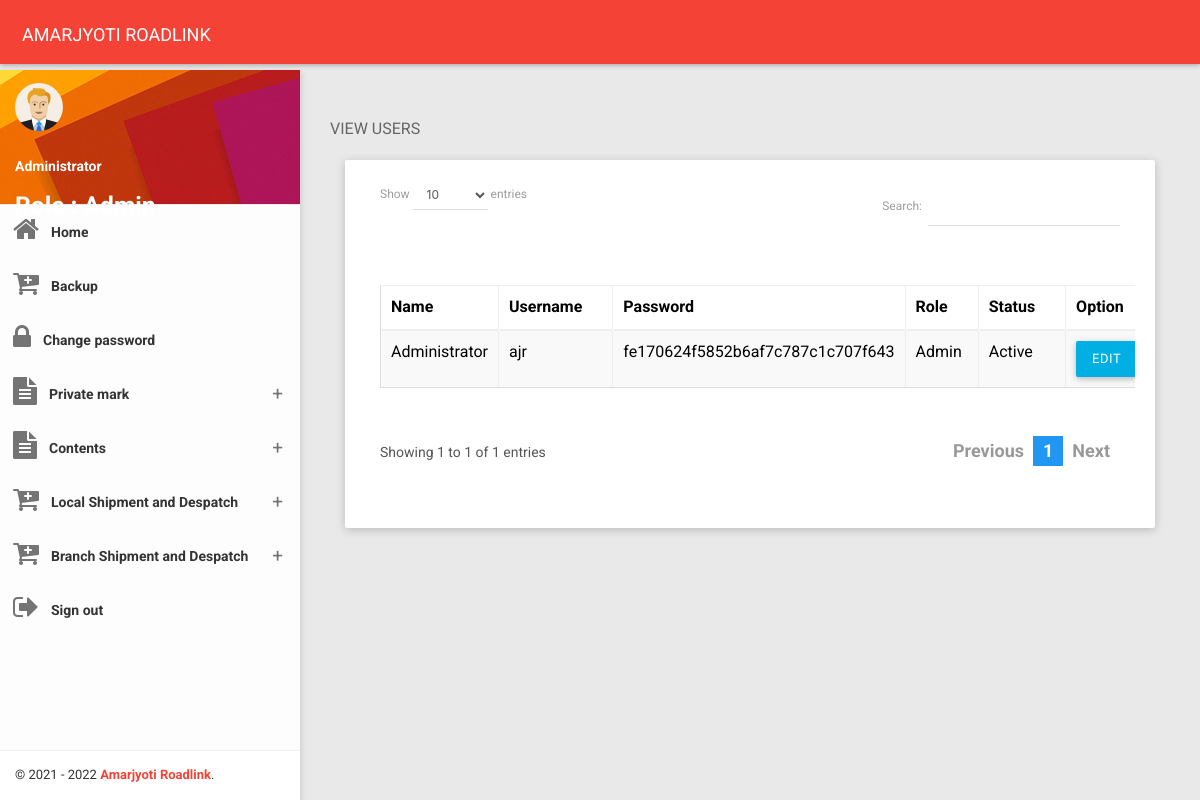
The page /view_users.php (signed in) on the database its author committed.
### tables this page shows
CREATE TABLE IF NOT EXISTS `admin_login_access` (
  `id` bigint(14) NOT NULL AUTO_INCREMENT,
  `username` varchar(20) NOT NULL,
  `name` varchar(200) NOT NULL,
  `password` varchar(50) NOT NULL,
  `role` int(1) NOT NULL,
  `status` int(1) NOT NULL,
  `create_user` varchar(20) NOT NULL,
  PRIMARY KEY (`id`),
  UNIQUE KEY `uname` (`username`)
);

### global_functions.php (called while the page is built, shortened)
<?php
function getCompanyName(){
    $companyName="AMARJYOTI ROADLINK";
    return $companyName;
}
?>

### classes/DBOperation.php (called while the page is built, shortened)
<?php
class DBOperation {
    public $connection = "";
    public function __construct($host_ip, $user, $pass, $db) {
        $this->host = $host_ip;
        $this->username = $user;
        $this->password = $pass;
        $this->database = $db;
        $this->connection = mysqli_connect($this->host, $this->username, $this->password, $this->database);
    }
    public function fetchdata($sql) {
        try {
            $stmt = $this->connection->prepare($sql);
            $stmt->execute();
            $result = $stmt->get_result();
            while ($row = $result->fetch_assoc()) {
                $data[] = $row;
            }
        } catch (Exception $e) {
            echo $e->getMessage();
            die();
        }
        return $data;
    }
}

### classes/DBconfig.php (called while the page is built, shortened)
<?php
function connect_db() {
    $dboperation = new DBOperation("localhost", "root", "", "shipment");
    return $dboperation;
}
function ret_json_str($sql) {
    $ret_val = json_encode(connect_db()->fetchData($sql));
    return $ret_val;
}
?>

### view_users.php (the view, shortened to what this page needs)
<?php
$main_page = "Admin";
if ($_SESSION['shipment_user']) {
    $login_user = $_SESSION['shipment_user'];
    ?>﻿
    <!DOCTYPE html>
    <html>
        <head>
            <?php
            include './header_links.php';
            ?>
        </head>
        <body class="theme-red">
            <?php
            include './menu.php';
            ?>
            <section class="content">
                <div class="container-fluid">
                    <div class="block-header">
                        <h2>VIEW USERS
                        </h2>
                    </div>
                    <div class="row clearfix">
                        <div class="col-lg-12 col-md-12 col-sm-12 col-xs-12">
                            <div class="card">
                                <div class="body">
                                    <div class="table-responsive">
                                        <table class="table table-bordered table-striped table-hover js-basic-example dataTable">
                                            <thead>
                                                <tr>
                                                    <th>Name</th>
                                                    <th>Username</th>
                                                    <th>Password</th>
                                                    <th>Role</th>
                                                    <th>Status</th>
                                                    <th>Option</th>
                                                </tr>
                                            </thead>
                                            <tbody>
                                                <?php
                                                $user_SQL = "SELECT * FROM admin_login_access WHERE username!='admin'";
                                                $fetch_user = json_decode(ret_json_str($user_SQL));
                                                foreach ($fetch_user as $fetch_users) {
                                                    $role_id=$fetch_users->role;
                                                    if($role_id==1){
                                                        $role_name="Admin";
                                                    }elseif($role_id==2){
                                                       $role_name="Co-admin";
                                                    }else{
                                                        $role_name="User";
                                                    }
                                                    ?>
                                                    <tr>
                                                        <td><?php echo $fetch_users->name; ?> </td>
                                                        <td><?php echo $fetch_users->username; ?></td>
                                                        <td><?php echo $fetch_users->password; ?></td>
                                                        <td><?php echo $role_name; ?></td>
                                                        <td><?php echo $fetch_users->status=="1"?"Active":"In-active"; ?></td>
                                                        <td>
                                                            <a href="edit_user.php?user_id=<?php echo $fetch_users->id; ?>" class="btn btn-info">
                                                            EDIT
                                                            </a>
                                                        </td>
                                                    </tr>
                                                    <?php
                                                }
                                                ?>
                                            </tbody>
                                        </table>
                                    </div>
                                </div>
                            </div>
                        </div>
                    </div>
                </div>
            </section>
        </body>
    </html>
    <?php
} else {
    header("location:index.php");
}
?>

### menu.php (shortened to what this page needs)
<nav class="navbar">
    <div class="container-fluid">
        <div class="navbar-header">
            <a class="navbar-brand" href="home.php"><?php echo getCompanyName(); ?></a>
        </div>
    </div>
</nav>
<section>
    <aside id="leftsidebar" class="sidebar">
        <div class="user-info">
            <div class="image">
                <img src="images/user.png" width="48" height="48" alt="User" />
            </div>
            <?php
            $loginuser_SQL = "SELECT * FROM admin_login_access WHERE username='$login_user'";
            $fetch_loginuser = json_decode(ret_json_str($loginuser_SQL));
            foreach ($fetch_loginuser as $fetch_loginusers) {
                $login_role_id = $fetch_loginusers->role;
                if ($login_role_id == 1) {
                    $login_role_name = "Admin";
                } elseif ($login_role_id == 2) {
                    $login_role_name = "Co-admin";
                } else {
                    $login_role_name = "User";
                }
            }
            ?>
            <div class="info-container" style="color: #FFFFFF;">
                <div class="name" data-toggle="dropdown" aria-haspopup="true" aria-expanded="false">
                    <b><?php echo $fetch_loginusers->name; ?></b></div>
                <h5>Role : <?php echo $login_role_name; ?></h5>
            </div>
        </div>
        <div class="menu">
            <ul class="list">
                <li class="<?php if ($main_page == "Dashboard") { ?> active <?php } ?>">
                    <a href="home.php">
                        <i class="fa fa-home fa-2x"></i>
                        <span>Home</span>
                    </a>
                </li>
                  <li>
                    <a href="export_db.php">
                        <i class="fa fa-cart-plus fa-2x"></i>
                        <span>Backup</span>
                    </a>
                </li>
                <?php
                if ($login_user != "admin") {
                    ?>
                    <li class="<?php if ($main_page == "Change password") { ?> active <?php } ?>">
                        <a href="change_password.php">
                            <i class="fa fa-lock fa-2x"></i>
                            <span>Change password</span>
                        </a>
                    </li>
                    <?php
                }
                ?>
                <li class="<?php if ($main_page == "Private mark") { ?> active <?php } ?>">
                    <a href="javascript:void(0);" class="menu-toggle">
                        <i class="fa fa-file-text fa-2x"></i>
                        <span>Private mark</span>
                    </a>
                </li>
                <li class="<?php if ($main_page == "Contents") { ?> active <?php } ?>">
                    <a href="javascript:void(0);" class="menu-toggle">
                        <i class="fa fa-file-text fa-2x"></i>
                        <span>Contents</span>
                    </a>
                </li>
                <li class="<?php if ($main_page == "Local shipment") { ?> active <?php } ?>">
                    <a href="javascript:void(0);" class="menu-toggle">
                        <i class="fa fa-cart-plus fa-2x"></i>
                        <span>Local Shipment and Despatch</span>
                    </a>
                </li>
                <li class="<?php if ($main_page == "Branch shipment") { ?> active <?php } ?>">
                    <a href="javascript:void(0);" class="menu-toggle">
                        <i class="fa fa-cart-plus fa-2x"></i>
                        <span>Branch Shipment and Despatch</span>
                    </a>
                </li>
                <li>
                    <a href="logout.php">
                        <i class="fa fa-sign-out fa-2x"></i>
                        <span>Sign out</span>
                    </a>
                </li>
            </ul>
        </div>
        <div class="legal">
            <div class="copyright">
                &copy; 2021 - 2022 <a href="#">Amarjyoti Roadlink</a>.
            </div>
        </div>
    </aside>
</section>

### css/waves.css (style rules this page uses)
.waves-effect { position: relative; cursor: pointer; display: inline-block; overflow: hidden; -webkit-user-select: none; -moz-user-select: none; -ms-user-select: none; user-select: none; -webkit-tap-highlight-color: transparent; }
.waves-block { display: block; }

### css/all-themes.css (style rules this page uses)
.theme-red .navbar-brand { color: #fff; }
.theme-red .sidebar .legal { background-color: #fff; }
.theme-red .sidebar .legal .copyright a { color: #F44336 !important; }

### rows shown on the page
admin_login_access: name "Administrator", role "Admin", username "ajr", password "fe170624f5852b6af7c787c1c707f643", status "Active"

### other values the page prints
getCompanyName() "AMARJYOTI ROADLINK"
